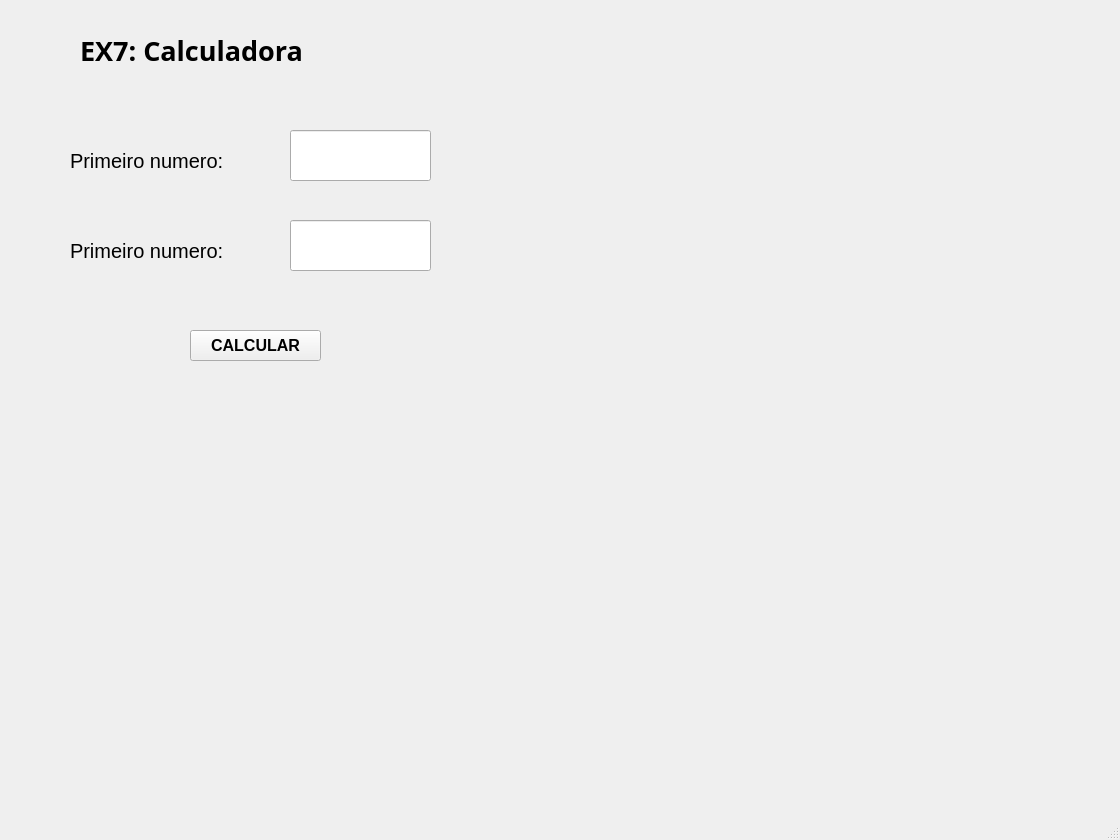
<?xml version="1.0" encoding="UTF-8"?>
<ui version="4.0">
 <class>MainWindow</class>
 <widget class="QMainWindow" name="MainWindow">
  <property name="geometry">
   <rect>
    <x>0</x>
    <y>0</y>
    <width>1120</width>
    <height>840</height>
   </rect>
  </property>
  <property name="windowTitle">
   <string>MainWindow</string>
  </property>
  <widget class="QWidget" name="centralwidget">
   <widget class="QLabel" name="label">
    <property name="geometry">
     <rect>
      <x>80</x>
      <y>30</y>
      <width>281</width>
      <height>41</height>
     </rect>
    </property>
    <property name="font">
     <font>
      <family>Segoe UI Black</family>
      <pointsize>20</pointsize>
      <weight>75</weight>
      <bold>true</bold>
     </font>
    </property>
    <property name="text">
     <string>EX7: Calculadora</string>
    </property>
   </widget>
   <widget class="QLabel" name="label_2">
    <property name="geometry">
     <rect>
      <x>70</x>
      <y>140</y>
      <width>231</width>
      <height>41</height>
     </rect>
    </property>
    <property name="font">
     <font>
      <pointsize>15</pointsize>
     </font>
    </property>
    <property name="text">
     <string>Primeiro numero:</string>
    </property>
   </widget>
   <widget class="QLineEdit" name="lineEditNum1">
    <property name="geometry">
     <rect>
      <x>290</x>
      <y>130</y>
      <width>141</width>
      <height>51</height>
     </rect>
    </property>
    <property name="font">
     <font>
      <pointsize>15</pointsize>
     </font>
    </property>
   </widget>
   <widget class="QLabel" name="label_3">
    <property name="geometry">
     <rect>
      <x>70</x>
      <y>230</y>
      <width>231</width>
      <height>41</height>
     </rect>
    </property>
    <property name="font">
     <font>
      <pointsize>15</pointsize>
     </font>
    </property>
    <property name="text">
     <string>Primeiro numero:</string>
    </property>
   </widget>
   <widget class="QLineEdit" name="lineEditNum2">
    <property name="geometry">
     <rect>
      <x>290</x>
      <y>220</y>
      <width>141</width>
      <height>51</height>
     </rect>
    </property>
    <property name="font">
     <font>
      <pointsize>15</pointsize>
     </font>
    </property>
   </widget>
   <widget class="QPushButton" name="pushButtonCalcular">
    <property name="geometry">
     <rect>
      <x>190</x>
      <y>330</y>
      <width>131</width>
      <height>31</height>
     </rect>
    </property>
    <property name="font">
     <font>
      <pointsize>12</pointsize>
      <weight>75</weight>
      <bold>true</bold>
     </font>
    </property>
    <property name="text">
     <string>CALCULAR</string>
    </property>
   </widget>
   <widget class="QLabel" name="labelResultado">
    <property name="geometry">
     <rect>
      <x>90</x>
      <y>420</y>
      <width>361</width>
      <height>171</height>
     </rect>
    </property>
    <property name="font">
     <font>
      <family>Perpetua Titling MT</family>
      <pointsize>15</pointsize>
     </font>
    </property>
    <property name="text">
     <string/>
    </property>
    <property name="wordWrap">
     <bool>true</bool>
    </property>
   </widget>
  </widget>
  <widget class="QMenuBar" name="menubar">
   <property name="geometry">
    <rect>
     <x>0</x>
     <y>0</y>
     <width>1120</width>
     <height>26</height>
    </rect>
   </property>
  </widget>
  <widget class="QStatusBar" name="statusbar"/>
 </widget>
 <resources/>
 <connections/>
</ui>
